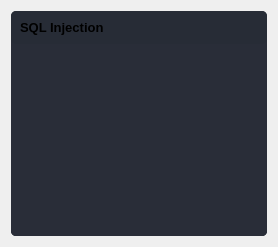
               <widget class="QWidget" name="page_3">
                <layout class="QHBoxLayout" name="horizontalLayout_21">
                 <item>
                  <widget class="QFrame" name="frame_div_content_9">
                   <property name="minimumSize">
                    <size>
                     <width>0</width>
                     <height>0</height>
                    </size>
                   </property>
                   <property name="maximumSize">
                    <size>
                     <width>16777215</width>
                     <height>16777215</height>
                    </size>
                   </property>
                   <property name="styleSheet">
                    <string notr="true">background-color: rgb(41, 45, 56);
border-radius: 5px;
</string>
                   </property>
                   <property name="frameShape">
                    <enum>QFrame::NoFrame</enum>
                   </property>
                   <property name="frameShadow">
                    <enum>QFrame::Raised</enum>
                   </property>
                   <layout class="QVBoxLayout" name="verticalLayout_24">
                    <property name="spacing">
                     <number>0</number>
                    </property>
                    <property name="leftMargin">
                     <number>0</number>
                    </property>
                    <property name="topMargin">
                     <number>0</number>
                    </property>
                    <property name="rightMargin">
                     <number>0</number>
                    </property>
                    <property name="bottomMargin">
                     <number>0</number>
                    </property>
                    <item>
                     <widget class="QFrame" name="frame_title_wid_9">
                      <property name="maximumSize">
                       <size>
                        <width>16777215</width>
                        <height>35</height>
                       </size>
                      </property>
                      <property name="styleSheet">
                       <string notr="true">background-color: rgb(39, 44, 54);</string>
                      </property>
                      <property name="frameShape">
                       <enum>QFrame::StyledPanel</enum>
                      </property>
                      <property name="frameShadow">
                       <enum>QFrame::Raised</enum>
                      </property>
                      <layout class="QVBoxLayout" name="verticalLayout_25">
                       <item>
                        <widget class="QLabel" name="labelBoxBlenderInstalation_9">
                         <property name="font">
                          <font>
                           <family>Segoe UI</family>
                           <pointsize>10</pointsize>
                           <weight>75</weight>
                           <bold>true</bold>
                          </font>
                         </property>
                         <property name="styleSheet">
                          <string notr="true"/>
                         </property>
                         <property name="text">
                          <string>SQL Injection</string>
                         </property>
                        </widget>
                       </item>
                      </layout>
                     </widget>
                    </item>
                    <item>
                     <widget class="QFrame" name="frame_content_wid_9">
                      <property name="frameShape">
                       <enum>QFrame::NoFrame</enum>
                      </property>
                      <property name="frameShadow">
                       <enum>QFrame::Raised</enum>
                      </property>
                      <layout class="QHBoxLayout" name="horizontalLayout_20">
                       <property name="leftMargin">
                        <number>0</number>
                       </property>
                       <property name="topMargin">
                        <number>0</number>
                       </property>
                       <property name="rightMargin">
                        <number>0</number>
                       </property>
                       <property name="bottomMargin">
                        <number>0</number>
                       </property>
                       <item>
                        <widget class="QPlainTextEdit" name="plainTextEdit_sql_injection_log">
                         <property name="readOnly">
                          <bool>true</bool>
                         </property>
                        </widget>
                       </item>
                      </layout>
                     </widget>
                    </item>
                   </layout>
                  </widget>
                 </item>
                </layout>
               </widget>
